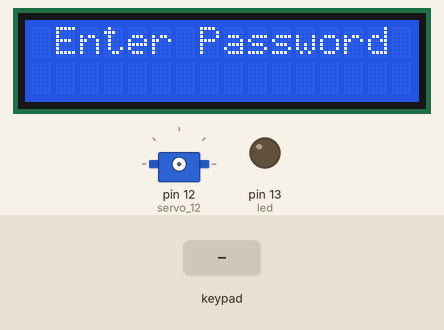
Bench run of a sketch on a simulated Arduino Uno, built with avr-gcc and run on an emulated ATmega328P. Parts: 16×2 character LCD, servo, output pins drawn as LEDs (lit = HIGH). The inputs (shaded band) are chosen by the test bench.

Above: at 1.2 s.
1.3 s: keypad keys * A C # 0 9 0 D pressed 0.4 s apart
At 1.5 s:
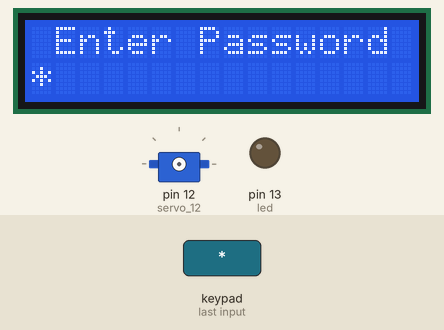
At 5.1 s:
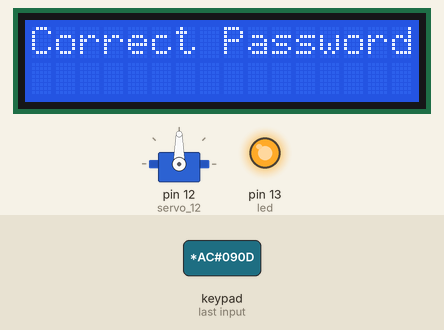
6.0 s: key 'D' pressed
At 6.5 s:
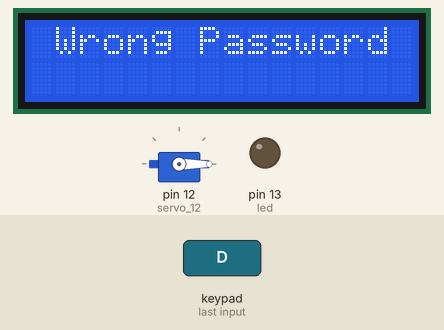
Timing chart, 0 to 9.0 s (numbered marks = the images above; inputs shaded):
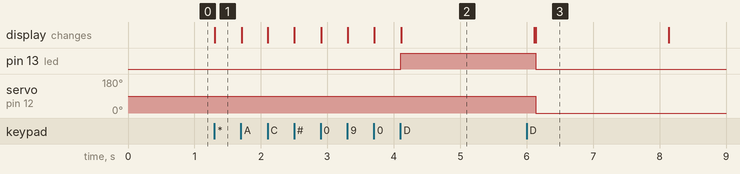

Measured:
- after the input at 1.3 s, pin 13 (led): LOW → HIGH after 2.8 s; the display: changes at once (image 1)
- after the input at 6.0 s, pin 13 (led): HIGH → LOW after 0.14 s; servo on pin 12 (servo_12): 90° → 0° after 0.14 s; the display: first differs from a run without the input after 0.14 s (image 3)
- what the display in image 3 shows lasts 2.0 s, from 6.1 s to 8.1 s

The sketch:

Code.ino
```cpp
#include <LiquidCrystal.h>
#include <Keypad.h>
#include <Servo.h>
Servo servo_12;
#define led 13
// initialize the library with the numbers of the interface pins
LiquidCrystal lcd(7, 6, 5, 4, 3, 2);
const byte ROWS = 4; //four rows
const byte COLS = 4; //four columns
char keys[ROWS][COLS] = {
  {'1','2','3','A'},
  {'4','5','6','B'},
  {'7','8','9','C'},
  {'*','0','#','D'}
};
byte rowPins[ROWS] = {8, 9, 10, 11}; //connect to the row pinouts of the keypad
byte colPins[COLS] = {A1, A2, A3, A4}; //connect to the column pinouts of the keypad
Keypad keypad = Keypad( makeKeymap(keys), rowPins, colPins, ROWS, COLS );
char StorePass[]="*AC#090"; //The correct password
int i=0,count=0,number=sizeof(StorePass)-1;
char pass[sizeof(StorePass)-1];

void setup() {
  // set up the LCD's number of columns and rows:
  lcd.begin(16, 2);
  // Print a message to the LCD.
  lcd.print(" Enter Password ");
  lcd.setCursor(0, 1);
  pinMode(led,OUTPUT);
}

void loop()
{
  char key = keypad.getKey();

  if (key && key!='D')
  {
    lcd.print('*'); //print "*" for any clicken key from the keypad for more security
    pass[i]=key;
    i++;
  }else if(key=='D') //"D" is like Enter button when entering the password in any website
  {
    if(i==number)
    {
      for(int j=0;j<number;j++)
      {
        if(pass[j]==StorePass[j])count++;
      }
      if(count==number)
      {
        lcd.clear();
        digitalWrite(led,HIGH);
        lcd.setCursor(0,0);
        lcd.print("Correct Password");
        servo_12.attach(12);
        servo_12.write(90);
        delay(2000);
        i=0;
        count=0;
        lcd.setCursor(0,0);
        lcd.print(" Enter Password ");
        lcd.setCursor(0,1);
      }else
      {
        printt();
      }
    }else
    {
      printt();
    }
  }
}

void printt()
{
        lcd.clear();
        digitalWrite(led,LOW);
        lcd.setCursor(0,0);
        lcd.print(" Wrong Password");
        servo_12.write(0);
        delay(2000);
        lcd.setCursor(0,1);
        lcd.print("Try Again In");
        lcd.setCursor(13,1);
        lcd.print("10!");
        delay(1000);
        for(int k=9;k>=0;k--)
        {
          lcd.setCursor(13,1);
    lcd.print(0);
            lcd.print(k);
    delay(1000);
    }
        lcd.clear();
        i=0;
        count=0;
        lcd.setCursor(0,0);
        lcd.print(" Enter Password ");
        lcd.setCursor(0,1);
}
```
